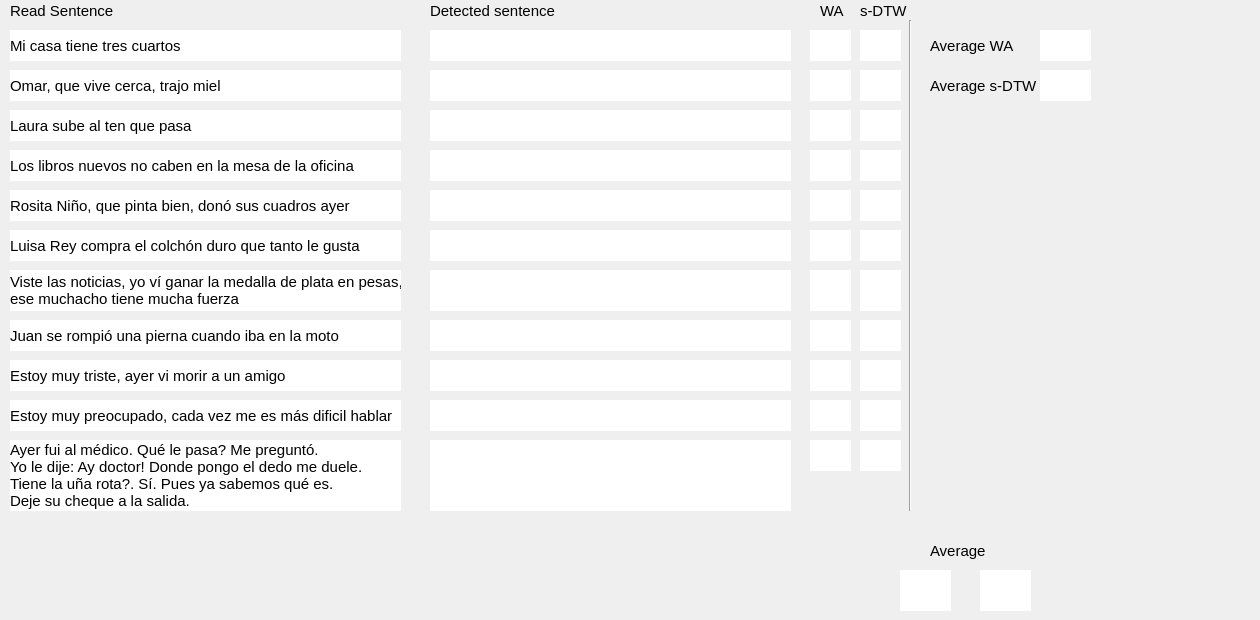
    <widget class="QWidget" name="tab_5">
     <attribute name="title">
      <string>Intelligibility</string>
     </attribute>
     <widget class="QLabel" name="label_33">
      <property name="geometry">
       <rect>
        <x>10</x>
        <y>30</y>
        <width>391</width>
        <height>31</height>
       </rect>
      </property>
      <property name="font">
       <font>
        <pointsize>11</pointsize>
       </font>
      </property>
      <property name="styleSheet">
       <string notr="true">background-color: rgb(255, 255, 255);
border-color: rgb(0, 0, 0);</string>
      </property>
      <property name="text">
       <string>Mi casa tiene tres cuartos</string>
      </property>
     </widget>
     <widget class="QLabel" name="label_34">
      <property name="geometry">
       <rect>
        <x>430</x>
        <y>30</y>
        <width>361</width>
        <height>31</height>
       </rect>
      </property>
      <property name="font">
       <font>
        <pointsize>11</pointsize>
       </font>
      </property>
      <property name="styleSheet">
       <string notr="true">background-color: rgb(255, 255, 255);
border-color: rgb(0, 0, 0);</string>
      </property>
      <property name="text">
       <string/>
      </property>
     </widget>
     <widget class="QLabel" name="label_35">
      <property name="geometry">
       <rect>
        <x>10</x>
        <y>0</y>
        <width>111</width>
        <height>21</height>
       </rect>
      </property>
      <property name="font">
       <font>
        <pointsize>11</pointsize>
       </font>
      </property>
      <property name="text">
       <string>Read Sentence</string>
      </property>
     </widget>
     <widget class="QLabel" name="label_36">
      <property name="geometry">
       <rect>
        <x>430</x>
        <y>0</y>
        <width>171</width>
        <height>21</height>
       </rect>
      </property>
      <property name="font">
       <font>
        <pointsize>11</pointsize>
       </font>
      </property>
      <property name="text">
       <string>Detected sentence</string>
      </property>
     </widget>
     <widget class="QLabel" name="label_37">
      <property name="geometry">
       <rect>
        <x>820</x>
        <y>0</y>
        <width>31</width>
        <height>21</height>
       </rect>
      </property>
      <property name="font">
       <font>
        <pointsize>11</pointsize>
       </font>
      </property>
      <property name="text">
       <string>WA</string>
      </property>
     </widget>
     <widget class="QLabel" name="label_38">
      <property name="geometry">
       <rect>
        <x>810</x>
        <y>30</y>
        <width>41</width>
        <height>31</height>
       </rect>
      </property>
      <property name="font">
       <font>
        <pointsize>11</pointsize>
       </font>
      </property>
      <property name="styleSheet">
       <string notr="true">background-color: rgb(255, 255, 255);
border-color: rgb(0, 0, 0);</string>
      </property>
      <property name="text">
       <string/>
      </property>
     </widget>
     <widget class="QLabel" name="label_39">
      <property name="geometry">
       <rect>
        <x>860</x>
        <y>0</y>
        <width>51</width>
        <height>21</height>
       </rect>
      </property>
      <property name="font">
       <font>
        <pointsize>11</pointsize>
       </font>
      </property>
      <property name="text">
       <string>s-DTW</string>
      </property>
     </widget>
     <widget class="QLabel" name="label_40">
      <property name="geometry">
       <rect>
        <x>860</x>
        <y>30</y>
        <width>41</width>
        <height>31</height>
       </rect>
      </property>
      <property name="font">
       <font>
        <pointsize>11</pointsize>
       </font>
      </property>
      <property name="styleSheet">
       <string notr="true">background-color: rgb(255, 255, 255);
border-color: rgb(0, 0, 0);</string>
      </property>
      <property name="text">
       <string/>
      </property>
     </widget>
     <widget class="QLabel" name="label_41">
      <property name="geometry">
       <rect>
        <x>810</x>
        <y>70</y>
        <width>41</width>
        <height>31</height>
       </rect>
      </property>
      <property name="font">
       <font>
        <pointsize>11</pointsize>
       </font>
      </property>
      <property name="styleSheet">
       <string notr="true">background-color: rgb(255, 255, 255);
border-color: rgb(0, 0, 0);</string>
      </property>
      <property name="text">
       <string/>
      </property>
     </widget>
     <widget class="QLabel" name="label_42">
      <property name="geometry">
       <rect>
        <x>860</x>
        <y>70</y>
        <width>41</width>
        <height>31</height>
       </rect>
      </property>
      <property name="font">
       <font>
        <pointsize>11</pointsize>
       </font>
      </property>
      <property name="styleSheet">
       <string notr="true">background-color: rgb(255, 255, 255);
border-color: rgb(0, 0, 0);</string>
      </property>
      <property name="text">
       <string/>
      </property>
     </widget>
     <widget class="QLabel" name="label_43">
      <property name="geometry">
       <rect>
        <x>10</x>
        <y>70</y>
        <width>391</width>
        <height>31</height>
       </rect>
      </property>
      <property name="font">
       <font>
        <pointsize>11</pointsize>
       </font>
      </property>
      <property name="styleSheet">
       <string notr="true">background-color: rgb(255, 255, 255);
border-color: rgb(0, 0, 0);</string>
      </property>
      <property name="text">
       <string>Omar, que vive cerca, trajo miel</string>
      </property>
     </widget>
     <widget class="QLabel" name="label_44">
      <property name="geometry">
       <rect>
        <x>430</x>
        <y>70</y>
        <width>361</width>
        <height>31</height>
       </rect>
      </property>
      <property name="font">
       <font>
        <pointsize>11</pointsize>
       </font>
      </property>
      <property name="styleSheet">
       <string notr="true">background-color: rgb(255, 255, 255);
border-color: rgb(0, 0, 0);</string>
      </property>
      <property name="text">
       <string/>
      </property>
     </widget>
     <widget class="QLabel" name="label_45">
      <property name="geometry">
       <rect>
        <x>810</x>
        <y>110</y>
        <width>41</width>
        <height>31</height>
       </rect>
      </property>
      <property name="font">
       <font>
        <pointsize>11</pointsize>
       </font>
      </property>
      <property name="styleSheet">
       <string notr="true">background-color: rgb(255, 255, 255);
border-color: rgb(0, 0, 0);</string>
      </property>
      <property name="text">
       <string/>
      </property>
     </widget>
     <widget class="QLabel" name="label_46">
      <property name="geometry">
       <rect>
        <x>860</x>
        <y>110</y>
        <width>41</width>
        <height>31</height>
       </rect>
      </property>
      <property name="font">
       <font>
        <pointsize>11</pointsize>
       </font>
      </property>
      <property name="styleSheet">
       <string notr="true">background-color: rgb(255, 255, 255);
border-color: rgb(0, 0, 0);</string>
      </property>
      <property name="text">
       <string/>
      </property>
     </widget>
     <widget class="QLabel" name="label_47">
      <property name="geometry">
       <rect>
        <x>430</x>
        <y>110</y>
        <width>361</width>
        <height>31</height>
       </rect>
      </property>
      <property name="font">
       <font>
        <pointsize>11</pointsize>
       </font>
      </property>
      <property name="styleSheet">
       <string notr="true">background-color: rgb(255, 255, 255);
border-color: rgb(0, 0, 0);</string>
      </property>
      <property name="text">
       <string/>
      </property>
     </widget>
     <widget class="QLabel" name="label_48">
      <property name="geometry">
       <rect>
        <x>10</x>
        <y>110</y>
        <width>391</width>
        <height>31</height>
       </rect>
      </property>
      <property name="font">
       <font>
        <pointsize>11</pointsize>
       </font>
      </property>
      <property name="styleSheet">
       <string notr="true">background-color: rgb(255, 255, 255);
border-color: rgb(0, 0, 0);</string>
      </property>
      <property name="text">
       <string>Laura sube al ten que pasa</string>
      </property>
     </widget>
     <widget class="QLabel" name="label_49">
      <property name="geometry">
       <rect>
        <x>10</x>
        <y>150</y>
        <width>391</width>
        <height>31</height>
       </rect>
      </property>
      <property name="font">
       <font>
        <pointsize>11</pointsize>
       </font>
      </property>
      <property name="styleSheet">
       <string notr="true">background-color: rgb(255, 255, 255);
border-color: rgb(0, 0, 0);</string>
      </property>
      <property name="text">
       <string>Los libros nuevos no caben en la mesa de la oficina</string>
      </property>
     </widget>
     <widget class="QLabel" name="label_50">
      <property name="geometry">
       <rect>
        <x>810</x>
        <y>150</y>
        <width>41</width>
        <height>31</height>
       </rect>
      </property>
      <property name="font">
       <font>
        <pointsize>11</pointsize>
       </font>
      </property>
      <property name="styleSheet">
       <string notr="true">background-color: rgb(255, 255, 255);
border-color: rgb(0, 0, 0);</string>
      </property>
      <property name="text">
       <string/>
      </property>
     </widget>
     <widget class="QLabel" name="label_51">
      <property name="geometry">
       <rect>
        <x>430</x>
        <y>150</y>
        <width>361</width>
        <height>31</height>
       </rect>
      </property>
      <property name="font">
       <font>
        <pointsize>11</pointsize>
       </font>
      </property>
      <property name="styleSheet">
       <string notr="true">background-color: rgb(255, 255, 255);
border-color: rgb(0, 0, 0);</string>
      </property>
      <property name="text">
       <string/>
      </property>
     </widget>
     <widget class="QLabel" name="label_52">
      <property name="geometry">
       <rect>
        <x>860</x>
        <y>150</y>
        <width>41</width>
        <height>31</height>
       </rect>
      </property>
      <property name="font">
       <font>
        <pointsize>11</pointsize>
       </font>
      </property>
      <property name="styleSheet">
       <string notr="true">background-color: rgb(255, 255, 255);
border-color: rgb(0, 0, 0);</string>
      </property>
      <property name="text">
       <string/>
      </property>
     </widget>
     <widget class="QLabel" name="label_53">
      <property name="geometry">
       <rect>
        <x>430</x>
        <y>190</y>
        <width>361</width>
        <height>31</height>
       </rect>
      </property>
      <property name="font">
       <font>
        <pointsize>11</pointsize>
       </font>
      </property>
      <property name="styleSheet">
       <string notr="true">background-color: rgb(255, 255, 255);
border-color: rgb(0, 0, 0);</string>
      </property>
      <property name="text">
       <string/>
      </property>
     </widget>
     <widget class="QLabel" name="label_54">
      <property name="geometry">
       <rect>
        <x>810</x>
        <y>190</y>
        <width>41</width>
        <height>31</height>
       </rect>
      </property>
      <property name="font">
       <font>
        <pointsize>11</pointsize>
       </font>
      </property>
      <property name="styleSheet">
       <string notr="true">background-color: rgb(255, 255, 255);
border-color: rgb(0, 0, 0);</string>
      </property>
      <property name="text">
       <string/>
      </property>
     </widget>
     <widget class="QLabel" name="label_55">
      <property name="geometry">
       <rect>
        <x>10</x>
        <y>190</y>
        <width>391</width>
        <height>31</height>
       </rect>
      </property>
      <property name="font">
       <font>
        <pointsize>11</pointsize>
       </font>
      </property>
      <property name="styleSheet">
       <string notr="true">background-color: rgb(255, 255, 255);
border-color: rgb(0, 0, 0);</string>
      </property>
      <property name="text">
       <string>Rosita Niño, que pinta bien, donó sus cuadros ayer</string>
      </property>
     </widget>
     <widget class="QLabel" name="label_56">
      <property name="geometry">
       <rect>
        <x>860</x>
        <y>190</y>
        <width>41</width>
        <height>31</height>
       </rect>
      </property>
      <property name="font">
       <font>
        <pointsize>11</pointsize>
       </font>
      </property>
      <property name="styleSheet">
       <string notr="true">background-color: rgb(255, 255, 255);
border-color: rgb(0, 0, 0);</string>
      </property>
      <property name="text">
       <string/>
      </property>
     </widget>
     <widget class="QLabel" name="label_57">
      <property name="geometry">
       <rect>
        <x>430</x>
        <y>230</y>
        <width>361</width>
        <height>31</height>
       </rect>
      </property>
      <property name="font">
       <font>
        <pointsize>11</pointsize>
       </font>
      </property>
      <property name="styleSheet">
       <string notr="true">background-color: rgb(255, 255, 255);
border-color: rgb(0, 0, 0);</string>
      </property>
      <property name="text">
       <string/>
      </property>
     </widget>
     <widget class="QLabel" name="label_58">
      <property name="geometry">
       <rect>
        <x>10</x>
        <y>230</y>
        <width>391</width>
        <height>31</height>
       </rect>
      </property>
      <property name="font">
       <font>
        <pointsize>11</pointsize>
       </font>
      </property>
      <property name="styleSheet">
       <string notr="true">background-color: rgb(255, 255, 255);
border-color: rgb(0, 0, 0);</string>
      </property>
      <property name="text">
       <string>Luisa Rey compra el colchón duro que tanto le gusta</string>
      </property>
     </widget>
     <widget class="QLabel" name="label_59">
      <property name="geometry">
       <rect>
        <x>810</x>
        <y>230</y>
        <width>41</width>
        <height>31</height>
       </rect>
      </property>
      <property name="font">
       <font>
        <pointsize>11</pointsize>
       </font>
      </property>
      <property name="styleSheet">
       <string notr="true">background-color: rgb(255, 255, 255);
border-color: rgb(0, 0, 0);</string>
      </property>
      <property name="text">
       <string/>
      </property>
     </widget>
     <widget class="QLabel" name="label_60">
      <property name="geometry">
       <rect>
        <x>860</x>
        <y>230</y>
        <width>41</width>
        <height>31</height>
       </rect>
      </property>
      <property name="font">
       <font>
        <pointsize>11</pointsize>
       </font>
      </property>
      <property name="styleSheet">
       <string notr="true">background-color: rgb(255, 255, 255);
border-color: rgb(0, 0, 0);</string>
      </property>
      <property name="text">
       <string/>
      </property>
     </widget>
     <widget class="QLabel" name="label_61">
      <property name="geometry">
       <rect>
        <x>430</x>
        <y>440</y>
        <width>361</width>
        <height>71</height>
       </rect>
      </property>
      <property name="font">
       <font>
        <pointsize>11</pointsize>
       </font>
      </property>
      <property name="styleSheet">
       <string notr="true">background-color: rgb(255, 255, 255);
border-color: rgb(0, 0, 0);</string>
      </property>
      <property name="text">
       <string/>
      </property>
     </widget>
     <widget class="QLabel" name="label_62">
      <property name="geometry">
       <rect>
        <x>10</x>
        <y>440</y>
        <width>391</width>
        <height>71</height>
       </rect>
      </property>
      <property name="font">
       <font>
        <pointsize>11</pointsize>
       </font>
      </property>
      <property name="styleSheet">
       <string notr="true">background-color: rgb(255, 255, 255);
border-color: rgb(0, 0, 0);</string>
      </property>
      <property name="text">
       <string>Ayer fui al médico. Qué le pasa? Me preguntó.
Yo le dije: Ay doctor! Donde pongo el dedo me duele.
Tiene la uña rota?. Sí. Pues ya sabemos qué es. 
Deje su cheque a la salida.</string>
      </property>
     </widget>
     <widget class="QLabel" name="label_63">
      <property name="geometry">
       <rect>
        <x>810</x>
        <y>440</y>
        <width>41</width>
        <height>31</height>
       </rect>
      </property>
      <property name="font">
       <font>
        <pointsize>11</pointsize>
       </font>
      </property>
      <property name="styleSheet">
       <string notr="true">background-color: rgb(255, 255, 255);
border-color: rgb(0, 0, 0);</string>
      </property>
      <property name="text">
       <string/>
      </property>
     </widget>
     <widget class="QLabel" name="label_64">
      <property name="geometry">
       <rect>
        <x>860</x>
        <y>440</y>
        <width>41</width>
        <height>31</height>
       </rect>
      </property>
      <property name="font">
       <font>
        <pointsize>11</pointsize>
       </font>
      </property>
      <property name="styleSheet">
       <string notr="true">background-color: rgb(255, 255, 255);
border-color: rgb(0, 0, 0);</string>
      </property>
      <property name="text">
       <string/>
      </property>
     </widget>
     <widget class="QLabel" name="label_65">
      <property name="geometry">
       <rect>
        <x>900</x>
        <y>570</y>
        <width>51</width>
        <height>41</height>
       </rect>
      </property>
      <property name="font">
       <font>
        <pointsize>11</pointsize>
       </font>
      </property>
      <property name="styleSheet">
       <string notr="true">background-color: rgb(255, 255, 255);
border-color: rgb(0, 0, 0);</string>
      </property>
      <property name="text">
       <string/>
      </property>
     </widget>
     <widget class="QLabel" name="label_66">
      <property name="geometry">
       <rect>
        <x>980</x>
        <y>570</y>
        <width>51</width>
        <height>41</height>
       </rect>
      </property>
      <property name="font">
       <font>
        <pointsize>11</pointsize>
       </font>
      </property>
      <property name="styleSheet">
       <string notr="true">background-color: rgb(255, 255, 255);
border-color: rgb(0, 0, 0);</string>
      </property>
      <property name="text">
       <string/>
      </property>
     </widget>
     <widget class="QLabel" name="label_67">
      <property name="geometry">
       <rect>
        <x>930</x>
        <y>540</y>
        <width>71</width>
        <height>21</height>
       </rect>
      </property>
      <property name="font">
       <font>
        <pointsize>11</pointsize>
       </font>
      </property>
      <property name="text">
       <string>Average</string>
      </property>
     </widget>
     <widget class="QLabel" name="radarInt">
      <property name="geometry">
       <rect>
        <x>940</x>
        <y>130</y>
        <width>311</width>
        <height>311</height>
       </rect>
      </property>
      <property name="text">
       <string/>
      </property>
     </widget>
     <widget class="QLabel" name="label_137">
      <property name="geometry">
       <rect>
        <x>10</x>
        <y>270</y>
        <width>391</width>
        <height>41</height>
       </rect>
      </property>
      <property name="font">
       <font>
        <pointsize>11</pointsize>
       </font>
      </property>
      <property name="styleSheet">
       <string notr="true">background-color: rgb(255, 255, 255);
border-color: rgb(0, 0, 0);</string>
      </property>
      <property name="text">
       <string>Viste las noticias, yo ví ganar la medalla de plata en pesas, 
ese muchacho tiene mucha fuerza</string>
      </property>
     </widget>
     <widget class="QLabel" name="label_138">
      <property name="geometry">
       <rect>
        <x>810</x>
        <y>270</y>
        <width>41</width>
        <height>41</height>
       </rect>
      </property>
      <property name="font">
       <font>
        <pointsize>11</pointsize>
       </font>
      </property>
      <property name="styleSheet">
       <string notr="true">background-color: rgb(255, 255, 255);
border-color: rgb(0, 0, 0);</string>
      </property>
      <property name="text">
       <string/>
      </property>
     </widget>
     <widget class="QLabel" name="label_139">
      <property name="geometry">
       <rect>
        <x>860</x>
        <y>270</y>
        <width>41</width>
        <height>41</height>
       </rect>
      </property>
      <property name="font">
       <font>
        <pointsize>11</pointsize>
       </font>
      </property>
      <property name="styleSheet">
       <string notr="true">background-color: rgb(255, 255, 255);
border-color: rgb(0, 0, 0);</string>
      </property>
      <property name="text">
       <string/>
      </property>
     </widget>
     <widget class="QLabel" name="label_146">
      <property name="geometry">
       <rect>
        <x>430</x>
        <y>270</y>
        <width>361</width>
        <height>41</height>
       </rect>
      </property>
      <property name="font">
       <font>
        <pointsize>11</pointsize>
       </font>
      </property>
      <property name="styleSheet">
       <string notr="true">background-color: rgb(255, 255, 255);
border-color: rgb(0, 0, 0);</string>
      </property>
      <property name="text">
       <string/>
      </property>
     </widget>
     <widget class="QLabel" name="label_147">
      <property name="geometry">
       <rect>
        <x>810</x>
        <y>320</y>
        <width>41</width>
        <height>31</height>
       </rect>
      </property>
      <property name="font">
       <font>
        <pointsize>11</pointsize>
       </font>
      </property>
      <property name="styleSheet">
       <string notr="true">background-color: rgb(255, 255, 255);
border-color: rgb(0, 0, 0);</string>
      </property>
      <property name="text">
       <string/>
      </property>
     </widget>
     <widget class="QLabel" name="label_148">
      <property name="geometry">
       <rect>
        <x>10</x>
        <y>320</y>
        <width>391</width>
        <height>31</height>
       </rect>
      </property>
      <property name="font">
       <font>
        <pointsize>11</pointsize>
       </font>
      </property>
      <property name="styleSheet">
       <string notr="true">background-color: rgb(255, 255, 255);
border-color: rgb(0, 0, 0);</string>
      </property>
      <property name="text">
       <string>Juan se rompió una pierna cuando iba en la moto</string>
      </property>
     </widget>
     <widget class="QLabel" name="label_149">
      <property name="geometry">
       <rect>
        <x>860</x>
        <y>320</y>
        <width>41</width>
        <height>31</height>
       </rect>
      </property>
      <property name="font">
       <font>
        <pointsize>11</pointsize>
       </font>
      </property>
      <property name="styleSheet">
       <string notr="true">background-color: rgb(255, 255, 255);
border-color: rgb(0, 0, 0);</string>
      </property>
      <property name="text">
       <string/>
      </property>
     </widget>
     <widget class="QLabel" name="label_150">
      <property name="geometry">
       <rect>
        <x>430</x>
        <y>320</y>
        <width>361</width>
        <height>31</height>
       </rect>
      </property>
      <property name="font">
       <font>
        <pointsize>11</pointsize>
       </font>
      </property>
      <property name="styleSheet">
       <string notr="true">background-color: rgb(255, 255, 255);
border-color: rgb(0, 0, 0);</string>
      </property>
      <property name="text">
       <string/>
      </property>
     </widget>
     <widget class="QLabel" name="label_151">
      <property name="geometry">
       <rect>
        <x>430</x>
        <y>360</y>
        <width>361</width>
        <height>31</height>
       </rect>
      </property>
      <property name="font">
       <font>
        <pointsize>11</pointsize>
       </font>
      </property>
      <property name="styleSheet">
       <string notr="true">background-color: rgb(255, 255, 255);
border-color: rgb(0, 0, 0);</string>
      </property>
      <property name="text">
       <string/>
      </property>
     </widget>
     <widget class="QLabel" name="label_152">
      <property name="geometry">
       <rect>
        <x>810</x>
        <y>360</y>
        <width>41</width>
        <height>31</height>
       </rect>
      </property>
      <property name="font">
       <font>
        <pointsize>11</pointsize>
       </font>
      </property>
      <property name="styleSheet">
       <string notr="true">background-color: rgb(255, 255, 255);
border-color: rgb(0, 0, 0);</string>
      </property>
      <property name="text">
       <string/>
      </property>
     </widget>
     <widget class="QLabel" name="label_153">
      <property name="geometry">
       <rect>
        <x>860</x>
        <y>360</y>
        <width>41</width>
        <height>31</height>
       </rect>
      </property>
      <property name="font">
       <font>
        <pointsize>11</pointsize>
       </font>
      </property>
      <property name="styleSheet">
       <string notr="true">background-color: rgb(255, 255, 255);
border-color: rgb(0, 0, 0);</string>
      </property>
      <property name="text">
       <string/>
      </property>
     </widget>
     <widget class="QLabel" name="label_154">
      <property name="geometry">
       <rect>
        <x>10</x>
        <y>360</y>
        <width>391</width>
        <height>31</height>
       </rect>
      </property>
      <property name="font">
       <font>
        <pointsize>11</pointsize>
       </font>
      </property>
      <property name="styleSheet">
       <string notr="true">background-color: rgb(255, 255, 255);
border-color: rgb(0, 0, 0);</string>
      </property>
      <property name="text">
       <string>Estoy muy triste, ayer vi morir a un amigo</string>
      </property>
     </widget>
     <widget class="QLabel" name="label_155">
      <property name="geometry">
       <rect>
        <x>810</x>
        <y>400</y>
        <width>41</width>
        <height>31</height>
       </rect>
      </property>
      <property name="font">
       <font>
        <pointsize>11</pointsize>
       </font>
      </property>
      <property name="styleSheet">
       <string notr="true">background-color: rgb(255, 255, 255);
border-color: rgb(0, 0, 0);</string>
      </property>
      <property name="text">
       <string/>
      </property>
     </widget>
     <widget class="QLabel" name="label_156">
      <property name="geometry">
       <rect>
        <x>10</x>
        <y>400</y>
        <width>391</width>
        <height>31</height>
       </rect>
      </property>
      <property name="font">
       <font>
        <pointsize>11</pointsize>
       </font>
      </property>
      <property name="styleSheet">
       <string notr="true">background-color: rgb(255, 255, 255);
border-color: rgb(0, 0, 0);</string>
      </property>
      <property name="text">
       <string>Estoy muy preocupado, cada vez me es más dificil hablar</string>
      </property>
     </widget>
     <widget class="QLabel" name="label_157">
      <property name="geometry">
       <rect>
        <x>430</x>
        <y>400</y>
        <width>361</width>
        <height>31</height>
       </rect>
      </property>
      <property name="font">
       <font>
        <pointsize>11</pointsize>
       </font>
      </property>
      <property name="styleSheet">
       <string notr="true">background-color: rgb(255, 255, 255);
border-color: rgb(0, 0, 0);</string>
      </property>
      <property name="text">
       <string/>
      </property>
     </widget>
     <widget class="QLabel" name="label_158">
      <property name="geometry">
       <rect>
        <x>860</x>
        <y>400</y>
        <width>41</width>
        <height>31</height>
       </rect>
      </property>
      <property name="font">
       <font>
        <pointsize>11</pointsize>
       </font>
      </property>
      <property name="styleSheet">
       <string notr="true">background-color: rgb(255, 255, 255);
border-color: rgb(0, 0, 0);</string>
      </property>
      <property name="text">
       <string/>
      </property>
     </widget>
     <widget class="Line" name="line_6">
      <property name="geometry">
       <rect>
        <x>900</x>
        <y>20</y>
        <width>20</width>
        <height>491</height>
       </rect>
      </property>
      <property name="orientation">
       <enum>Qt::Vertical</enum>
      </property>
     </widget>
     <widget class="QLabel" name="label_188">
      <property name="geometry">
       <rect>
        <x>930</x>
        <y>30</y>
        <width>171</width>
        <height>31</height>
       </rect>
      </property>
      <property name="font">
       <font>
        <pointsize>11</pointsize>
       </font>
      </property>
      <property name="text">
       <string>Average WA</string>
      </property>
     </widget>
     <widget class="QLabel" name="label_189">
      <property name="geometry">
       <rect>
        <x>930</x>
        <y>70</y>
        <width>171</width>
        <height>31</height>
       </rect>
      </property>
      <property name="font">
       <font>
        <pointsize>11</pointsize>
       </font>
      </property>
      <property name="text">
       <string>Average s-DTW</string>
      </property>
     </widget>
     <widget class="QLabel" name="label_190">
      <property name="geometry">
       <rect>
        <x>1040</x>
        <y>30</y>
        <width>51</width>
        <height>31</height>
       </rect>
      </property>
      <property name="font">
       <font>
        <pointsize>11</pointsize>
       </font>
      </property>
      <property name="styleSheet">
       <string notr="true">background-color: rgb(255, 255, 255);
border-color: rgb(0, 0, 0);</string>
      </property>
      <property name="text">
       <string/>
      </property>
     </widget>
     <widget class="QLabel" name="label_191">
      <property name="geometry">
       <rect>
        <x>1040</x>
        <y>70</y>
        <width>51</width>
        <height>31</height>
       </rect>
      </property>
      <property name="font">
       <font>
        <pointsize>11</pointsize>
       </font>
      </property>
      <property name="styleSheet">
       <string notr="true">background-color: rgb(255, 255, 255);
border-color: rgb(0, 0, 0);</string>
      </property>
      <property name="text">
       <string/>
      </property>
     </widget>
    </widget>
